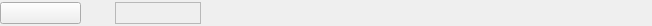
<?xml version="1.0" encoding="UTF-8"?>
<ui version="4.0">
 <class>FormClassify</class>
 <widget class="QWidget" name="FormClassify">
  <property name="geometry">
   <rect>
    <x>0</x>
    <y>0</y>
    <width>652</width>
    <height>26</height>
   </rect>
  </property>
  <property name="windowTitle">
   <string>Form</string>
  </property>
  <layout class="QHBoxLayout" name="horizontalLayout">
   <property name="spacing">
    <number>6</number>
   </property>
   <property name="leftMargin">
    <number>0</number>
   </property>
   <property name="topMargin">
    <number>0</number>
   </property>
   <property name="rightMargin">
    <number>0</number>
   </property>
   <property name="bottomMargin">
    <number>0</number>
   </property>
   <item>
    <widget class="QPushButton" name="btnClassify">
     <property name="minimumSize">
      <size>
       <width>81</width>
       <height>22</height>
      </size>
     </property>
     <property name="maximumSize">
      <size>
       <width>81</width>
       <height>22</height>
      </size>
     </property>
     <property name="styleSheet">
      <string notr="true">QPushButton
{
  border-image: url(&quot;:/resource/top-btn82-classify-n@3x.png&quot;);
}

QPushButton:hover
{
  border-image: url(&quot;:/resource/top-btn82-classify-h@3x.png&quot;);
}
QPushButton::menu-indicator
{
	image:none;
}</string>
     </property>
    </widget>
   </item>
   <item>
    <widget class="QLabel" name="labelFavorite">
     <property name="minimumSize">
      <size>
       <width>22</width>
       <height>22</height>
      </size>
     </property>
     <property name="maximumSize">
      <size>
       <width>22</width>
       <height>22</height>
      </size>
     </property>
     <property name="styleSheet">
      <string notr="true">QLabel
{
  border-image: url(&quot;:/resource/top-btn22-classify-like-n@3x.png&quot;);
}

QLabel:hover
{
  border-image: url(&quot;:/resource/top-btn22-classify-like-h@3x.png&quot;);
}</string>
     </property>
    </widget>
   </item>
   <item>
    <widget class="QFrame" name="frameRating">
     <property name="minimumSize">
      <size>
       <width>86</width>
       <height>22</height>
      </size>
     </property>
     <property name="maximumSize">
      <size>
       <width>86</width>
       <height>22</height>
      </size>
     </property>
     <property name="styleSheet">
      <string notr="true">QFrame 
{
  border-image: url(&quot;:/resource/play-btn28-rank-sel0.png&quot;);
}

QFrame:hover
{
  border-image: url(&quot;:/resource/play-btn28-rank-sel0.png&quot;);
}</string>
     </property>
     <property name="frameShape">
      <enum>QFrame::StyledPanel</enum>
     </property>
     <property name="frameShadow">
      <enum>QFrame::Raised</enum>
     </property>
     <layout class="QHBoxLayout" name="horizontalLayout_2">
      <property name="spacing">
       <number>0</number>
      </property>
      <property name="leftMargin">
       <number>0</number>
      </property>
      <property name="topMargin">
       <number>0</number>
      </property>
      <property name="rightMargin">
       <number>0</number>
      </property>
      <property name="bottomMargin">
       <number>0</number>
      </property>
      <item>
       <widget class="QPushButton" name="btnRating1">
        <property name="minimumSize">
         <size>
          <width>22</width>
          <height>22</height>
         </size>
        </property>
        <property name="maximumSize">
         <size>
          <width>22</width>
          <height>22</height>
         </size>
        </property>
        <property name="styleSheet">
         <string notr="true">background-color: rgba(255, 255, 255, 0);
border: none;</string>
        </property>
       </widget>
      </item>
      <item>
       <widget class="QPushButton" name="btnRating2">
        <property name="minimumSize">
         <size>
          <width>22</width>
          <height>22</height>
         </size>
        </property>
        <property name="maximumSize">
         <size>
          <width>22</width>
          <height>22</height>
         </size>
        </property>
        <property name="styleSheet">
         <string notr="true">background-color: rgba(255, 255, 255, 0);
border: none;</string>
        </property>
       </widget>
      </item>
      <item>
       <widget class="QPushButton" name="btnRating3">
        <property name="minimumSize">
         <size>
          <width>22</width>
          <height>22</height>
         </size>
        </property>
        <property name="maximumSize">
         <size>
          <width>22</width>
          <height>22</height>
         </size>
        </property>
        <property name="styleSheet">
         <string notr="true">background-color: rgba(255, 255, 255, 0);
border: none;</string>
        </property>
       </widget>
      </item>
      <item>
       <widget class="QPushButton" name="btnRating4">
        <property name="minimumSize">
         <size>
          <width>22</width>
          <height>22</height>
         </size>
        </property>
        <property name="maximumSize">
         <size>
          <width>22</width>
          <height>22</height>
         </size>
        </property>
        <property name="styleSheet">
         <string notr="true">background-color: rgba(255, 255, 255, 0);
border: none;</string>
        </property>
       </widget>
      </item>
      <item>
       <widget class="QPushButton" name="btnRating5">
        <property name="minimumSize">
         <size>
          <width>22</width>
          <height>22</height>
         </size>
        </property>
        <property name="maximumSize">
         <size>
          <width>22</width>
          <height>22</height>
         </size>
        </property>
        <property name="styleSheet">
         <string notr="true">background-color: rgba(255, 255, 255, 0);
border: none;</string>
        </property>
       </widget>
      </item>
     </layout>
    </widget>
   </item>
   <item>
    <spacer name="horizontalSpacer">
     <property name="orientation">
      <enum>Qt::Horizontal</enum>
     </property>
     <property name="sizeType">
      <enum>QSizePolicy::Fixed</enum>
     </property>
     <property name="sizeHint" stdset="0">
      <size>
       <width>10</width>
       <height>20</height>
      </size>
     </property>
    </spacer>
   </item>
   <item>
    <widget class="QLabel" name="labelArtist">
     <property name="minimumSize">
      <size>
       <width>81</width>
       <height>26</height>
      </size>
     </property>
     <property name="maximumSize">
      <size>
       <width>81</width>
       <height>26</height>
      </size>
     </property>
     <property name="styleSheet">
      <string notr="true">QLabel
{
  border-image: url(:/resource/top-btn82-classify-add-n.png);
}

QLabel:hover
{
  border-image: url(:/resource/top-btn82-classify-add-h.png);
}</string>
     </property>
    </widget>
   </item>
   <item>
    <widget class="QLabel" name="labelGenre">
     <property name="minimumSize">
      <size>
       <width>81</width>
       <height>26</height>
      </size>
     </property>
     <property name="maximumSize">
      <size>
       <width>81</width>
       <height>26</height>
      </size>
     </property>
     <property name="styleSheet">
      <string notr="true">QLabel
{
  border-image: url(:/resource/top-btn82-classify-add-n.png);
}

QLabel:hover
{
  border-image: url(:/resource/top-btn82-classify-add-h.png);
}</string>
     </property>
    </widget>
   </item>
   <item>
    <widget class="QLabel" name="labelComposer">
     <property name="minimumSize">
      <size>
       <width>81</width>
       <height>26</height>
      </size>
     </property>
     <property name="maximumSize">
      <size>
       <width>81</width>
       <height>26</height>
      </size>
     </property>
     <property name="styleSheet">
      <string notr="true">QLabel
{
  border-image: url(:/resource/top-btn82-classify-add-n.png);
}

QLabel:hover
{
  border-image: url(:/resource/top-btn82-classify-add-h.png);
}</string>
     </property>
    </widget>
   </item>
   <item>
    <widget class="QLabel" name="labelTemp">
     <property name="minimumSize">
      <size>
       <width>81</width>
       <height>26</height>
      </size>
     </property>
     <property name="maximumSize">
      <size>
       <width>81</width>
       <height>26</height>
      </size>
     </property>
     <property name="styleSheet">
      <string notr="true">QLabel
{
  border-image: url(:/resource/top-btn82-classify-add-n.png);
}

QLabel:hover
{
  border-image: url(:/resource/top-btn82-classify-add-h.png);
}</string>
     </property>
    </widget>
   </item>
   <item>
    <widget class="QLabel" name="labelTemp_2">
     <property name="minimumSize">
      <size>
       <width>81</width>
       <height>26</height>
      </size>
     </property>
     <property name="maximumSize">
      <size>
       <width>81</width>
       <height>26</height>
      </size>
     </property>
     <property name="styleSheet">
      <string notr="true">QLabel
{
  border-image: url(:/resource/top-btn82-classify-add-n.png);
}

QLabel:hover
{
  border-image: url(:/resource/top-btn82-classify-add-h.png);
}</string>
     </property>
    </widget>
   </item>
  </layout>
 </widget>
 <resources/>
 <connections/>
</ui>
